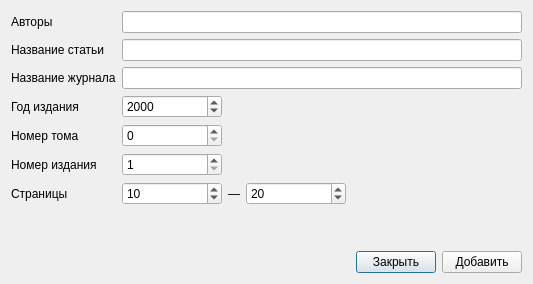
<?xml version="1.0" encoding="UTF-8"?>
<ui version="4.0">
 <class>RefArticleDialog</class>
 <widget class="QDialog" name="RefArticleDialog">
  <property name="geometry">
   <rect>
    <x>0</x>
    <y>0</y>
    <width>521</width>
    <height>243</height>
   </rect>
  </property>
  <property name="windowTitle">
   <string>biblref - Статья</string>
  </property>
  <layout class="QVBoxLayout" name="verticalLayout">
   <property name="sizeConstraint">
    <enum>QLayout::SetFixedSize</enum>
   </property>
   <item>
    <layout class="QGridLayout" name="gridLayout">
     <item row="0" column="0">
      <widget class="QLabel" name="label_3">
       <property name="text">
        <string>Авторы</string>
       </property>
      </widget>
     </item>
     <item row="0" column="1">
      <widget class="QLineEdit" name="lineEdit_authors">
       <property name="minimumSize">
        <size>
         <width>400</width>
         <height>0</height>
        </size>
       </property>
       <property name="toolTip">
        <string>Разделитель имен - точка с запятой, разделитель инициалов - пробел.
Пример: А. А. Артемов; A. Petrov</string>
       </property>
      </widget>
     </item>
     <item row="1" column="0">
      <widget class="QLabel" name="label">
       <property name="text">
        <string>Название статьи</string>
       </property>
      </widget>
     </item>
     <item row="1" column="1">
      <widget class="QLineEdit" name="lineEdit_arttitle">
       <property name="minimumSize">
        <size>
         <width>400</width>
         <height>0</height>
        </size>
       </property>
      </widget>
     </item>
     <item row="2" column="0">
      <widget class="QLabel" name="label_2">
       <property name="text">
        <string>Название журнала</string>
       </property>
      </widget>
     </item>
     <item row="2" column="1">
      <widget class="QLineEdit" name="lineEdit_pubtitle">
       <property name="minimumSize">
        <size>
         <width>400</width>
         <height>0</height>
        </size>
       </property>
      </widget>
     </item>
     <item row="3" column="0">
      <widget class="QLabel" name="label_6">
       <property name="text">
        <string>Год издания</string>
       </property>
      </widget>
     </item>
     <item row="3" column="1">
      <layout class="QHBoxLayout" name="horizontalLayout_3">
       <item>
        <widget class="QSpinBox" name="spinBox_year">
         <property name="minimumSize">
          <size>
           <width>100</width>
           <height>0</height>
          </size>
         </property>
         <property name="maximumSize">
          <size>
           <width>100</width>
           <height>16777215</height>
          </size>
         </property>
         <property name="maximum">
          <number>3000</number>
         </property>
         <property name="value">
          <number>2000</number>
         </property>
        </widget>
       </item>
       <item>
        <spacer name="horizontalSpacer_3">
         <property name="orientation">
          <enum>Qt::Horizontal</enum>
         </property>
         <property name="sizeHint" stdset="0">
          <size>
           <width>40</width>
           <height>20</height>
          </size>
         </property>
        </spacer>
       </item>
      </layout>
     </item>
     <item row="4" column="0">
      <widget class="QLabel" name="label_10">
       <property name="text">
        <string>Номер тома</string>
       </property>
      </widget>
     </item>
     <item row="4" column="1">
      <layout class="QHBoxLayout" name="horizontalLayout_4">
       <item>
        <widget class="QSpinBox" name="spinBox_volume">
         <property name="minimumSize">
          <size>
           <width>100</width>
           <height>0</height>
          </size>
         </property>
         <property name="maximumSize">
          <size>
           <width>100</width>
           <height>16777215</height>
          </size>
         </property>
         <property name="toolTip">
          <string>0 - не включать информацию о томе в ссылку.</string>
         </property>
         <property name="maximum">
          <number>1000000</number>
         </property>
        </widget>
       </item>
       <item>
        <spacer name="horizontalSpacer_4">
         <property name="orientation">
          <enum>Qt::Horizontal</enum>
         </property>
         <property name="sizeHint" stdset="0">
          <size>
           <width>40</width>
           <height>20</height>
          </size>
         </property>
        </spacer>
       </item>
      </layout>
     </item>
     <item row="5" column="0">
      <widget class="QLabel" name="label_11">
       <property name="text">
        <string>Номер издания</string>
       </property>
      </widget>
     </item>
     <item row="5" column="1">
      <layout class="QHBoxLayout" name="horizontalLayout_5">
       <item>
        <widget class="QSpinBox" name="spinBox_publication">
         <property name="minimumSize">
          <size>
           <width>100</width>
           <height>0</height>
          </size>
         </property>
         <property name="maximumSize">
          <size>
           <width>100</width>
           <height>16777215</height>
          </size>
         </property>
         <property name="minimum">
          <number>1</number>
         </property>
         <property name="maximum">
          <number>1000000</number>
         </property>
         <property name="value">
          <number>1</number>
         </property>
        </widget>
       </item>
       <item>
        <spacer name="horizontalSpacer_5">
         <property name="orientation">
          <enum>Qt::Horizontal</enum>
         </property>
         <property name="sizeHint" stdset="0">
          <size>
           <width>40</width>
           <height>20</height>
          </size>
         </property>
        </spacer>
       </item>
      </layout>
     </item>
     <item row="6" column="0">
      <widget class="QLabel" name="label_7">
       <property name="text">
        <string>Страницы</string>
       </property>
      </widget>
     </item>
     <item row="6" column="1">
      <layout class="QHBoxLayout" name="horizontalLayout_2">
       <item>
        <widget class="QSpinBox" name="spinBox_startpage">
         <property name="minimumSize">
          <size>
           <width>100</width>
           <height>0</height>
          </size>
         </property>
         <property name="maximumSize">
          <size>
           <width>100</width>
           <height>16777215</height>
          </size>
         </property>
         <property name="minimum">
          <number>1</number>
         </property>
         <property name="maximum">
          <number>1000000</number>
         </property>
         <property name="value">
          <number>10</number>
         </property>
        </widget>
       </item>
       <item>
        <widget class="QLabel" name="label_4">
         <property name="text">
          <string>―</string>
         </property>
         <property name="alignment">
          <set>Qt::AlignCenter</set>
         </property>
        </widget>
       </item>
       <item>
        <widget class="QSpinBox" name="spinBox_endpage">
         <property name="minimumSize">
          <size>
           <width>100</width>
           <height>0</height>
          </size>
         </property>
         <property name="maximumSize">
          <size>
           <width>100</width>
           <height>16777215</height>
          </size>
         </property>
         <property name="minimum">
          <number>1</number>
         </property>
         <property name="maximum">
          <number>1000000</number>
         </property>
         <property name="value">
          <number>20</number>
         </property>
        </widget>
       </item>
       <item>
        <spacer name="horizontalSpacer_2">
         <property name="orientation">
          <enum>Qt::Horizontal</enum>
         </property>
         <property name="sizeHint" stdset="0">
          <size>
           <width>40</width>
           <height>20</height>
          </size>
         </property>
        </spacer>
       </item>
      </layout>
     </item>
    </layout>
   </item>
   <item>
    <spacer name="verticalSpacer">
     <property name="orientation">
      <enum>Qt::Vertical</enum>
     </property>
     <property name="sizeHint" stdset="0">
      <size>
       <width>20</width>
       <height>40</height>
      </size>
     </property>
    </spacer>
   </item>
   <item>
    <layout class="QHBoxLayout" name="horizontalLayout">
     <item>
      <spacer name="horizontalSpacer">
       <property name="orientation">
        <enum>Qt::Horizontal</enum>
       </property>
       <property name="sizeHint" stdset="0">
        <size>
         <width>40</width>
         <height>20</height>
        </size>
       </property>
      </spacer>
     </item>
     <item>
      <widget class="QPushButton" name="pushButton_close">
       <property name="text">
        <string>Закрыть</string>
       </property>
      </widget>
     </item>
     <item>
      <widget class="QPushButton" name="pushButton_add">
       <property name="text">
        <string>Добавить</string>
       </property>
      </widget>
     </item>
    </layout>
   </item>
  </layout>
 </widget>
 <tabstops>
  <tabstop>lineEdit_authors</tabstop>
  <tabstop>lineEdit_arttitle</tabstop>
  <tabstop>lineEdit_pubtitle</tabstop>
  <tabstop>spinBox_year</tabstop>
  <tabstop>spinBox_volume</tabstop>
  <tabstop>spinBox_publication</tabstop>
  <tabstop>spinBox_startpage</tabstop>
  <tabstop>spinBox_endpage</tabstop>
  <tabstop>pushButton_add</tabstop>
  <tabstop>pushButton_close</tabstop>
 </tabstops>
 <resources/>
 <connections>
  <connection>
   <sender>pushButton_close</sender>
   <signal>clicked()</signal>
   <receiver>RefArticleDialog</receiver>
   <slot>hide()</slot>
   <hints>
    <hint type="sourcelabel">
     <x>412</x>
     <y>236</y>
    </hint>
    <hint type="destinationlabel">
     <x>274</x>
     <y>129</y>
    </hint>
   </hints>
  </connection>
 </connections>
</ui>
